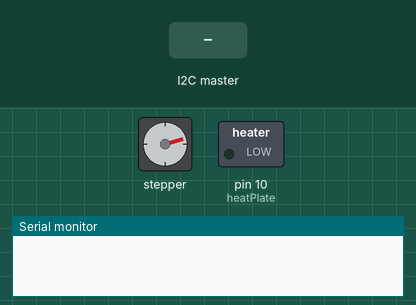
Bench run of a sketch on a simulated Arduino Uno, built with avr-gcc and run on an emulated ATmega328P. Shown: stepper motor, switched loads named in the sketch (green lamp = pin HIGH), the last lines printed to the serial monitor. The inputs (shaded band) are chosen by the test bench. Stepper angles assume 2048 steps per turn.

Above: at 1.2 s.
1.3 s: the I2C master sends the byte 0
At 1.65 s:
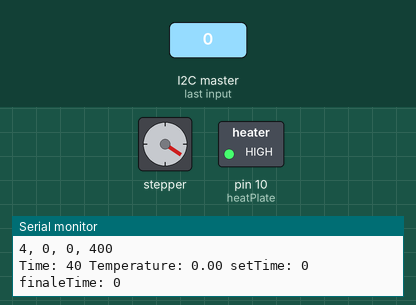
At 2.25 s:
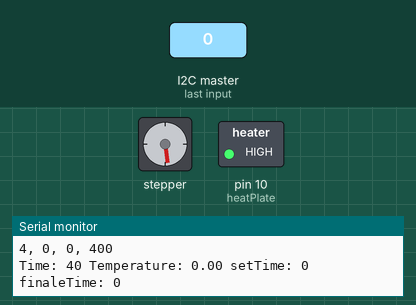
4.3 s: the I2C master sends the byte 1
At 4.66 s:
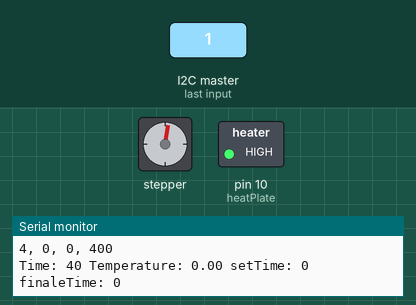
Timing chart, 0 to 16.3 s (numbered marks = the images above; inputs shaded):
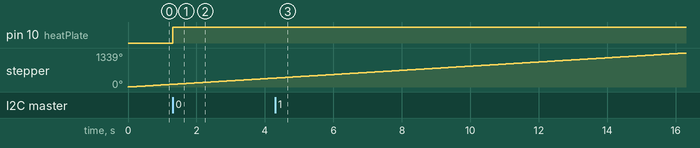

The sketch:

slave.ino
```cpp
#include <Wire.h>
#include <AccelStepper.h>

#define SLAVE_ADDRESS 0x08  // I2C address of the Arduino Uno
#define MotorInterfaceType 4
#define heatPlate 10

byte templ[6];  // data buffer to store the received data
byte time[8];

String result = "", min = "";
int incomingByte = 0, tetime;
int setTime = 0, run = false;

AccelStepper stepper = AccelStepper(MotorInterfaceType, 2, 3, 4, 5);
AccelStepper stepperH = AccelStepper(MotorInterfaceType, 6, 7, 8, 9);

void setup() {
  setTime = 0;
  tetime = 0;
  Wire.begin(SLAVE_ADDRESS);  // initialize I2C communication as slave
  Wire.onReceive(receiveData);  // register receiveData function to be called when data is received
  Serial.begin(9600);
  stepper.setMaxSpeed(1000);
  stepperH.setMaxSpeed(750);
  stepperH.setAcceleration(500);
  pinMode(heatPlate,OUTPUT);
}

void loop() {
  stepper.setSpeed(500); // max at 900 is the best case, but 500 is the best case for all
  stepper.runSpeed();
  if(run == true){
      Serial.println("  POURING  ");
      setTime = 0;
      Serial.println(millis());
      stepperH.setCurrentPosition(0);
      stepperH.moveTo(2600); //7000 for 25%, 8000 for 50% volume
      stepperH.runToPosition();
      stepperH.moveTo(0);// 550 for 0, 25 and 700 for 50
      stepperH.runToPosition();
      stepperH.disableOutputs();
      run = false;
      delay(1000);
  }
}

void receiveData(int byteCount) {
  if (run == false){
    float temp = getTemp();
    int mini = getMin();

    Serial.print("Time: ");
    Serial.print(mini);

    Serial.print(" Temperature: ");
    Serial.print(temp);

    digitalWrite(heatPlate, 1);

    if(setTime == 0 && temp >= 100){
      tetime = mini + 1;
      if(tetime >= 60){
        tetime -= 60;
      }
      Serial.print(" finaleTime: ");
      Serial.print(tetime);
      Serial.print("  ");
      setTime = 1;
      run = 0;
    }

    Serial.print(" setTime: ");
    Serial.print(setTime);
    Serial.print(" finaleTime: ");
    Serial.println(tetime);

    if(temp > 130){
      digitalWrite(heatPlate, 0);
    }else if(temp < 120){
      digitalWrite(heatPlate, 1);
    }

    if(run == 0 && setTime == 1 && mini == tetime) {
      digitalWrite(heatPlate, 1);
      // a90Step();
      run = true;
    }
  }
}

void a90Step(){
  stepperH.setCurrentPosition(0);
  stepperH.moveTo(7000); //7000 for 25%, 8000 for 50% volume
  stepperH.runToPosition();
  stepperH.moveTo(550);// 550 for 0, 25 and 700 for 50
  stepperH.runToPosition();
}

float getTemp(){
  int i = 0;
  while (Wire.available()) {  // loop through all received bytes
    templ[i] = Wire.read();  // read each byte and store it in the data buffer
    i++;
  }

  // int lenght = sizeof(templ);
  // for (int i = 0; i <= lenght; i++) {
  //   Serial.println(templ[i]);
  // }

  for (int i = 1; i <= 5; i++) {
    result.concat(templ[i]);
  }

  float temperature = result.toFloat()/1000;
  Serial.println(temperature);

  if(temperature < 18){
    temperature *= 10;
    result = "";
    return temperature;
  }else{
    result = "";
    return temperature;
  }
  // Serial.println(temperature);
  // result = "";
}

int getMin(){
  int i = 0;
  while (Wire.available()) {  // loop through all received bytes
    time[i] = Wire.read();  // read each byte and store it in the data buffer
    i++;
  }

  int lenght = sizeof(time);
  // Serial.println(lenght);

  for (int i = 15; i <= 17; i++) {
    min.concat(time[i]);
  }

  for (int i = 15; i <= 17; i++) {
    Serial.print(time[i]);
    Serial.print(", ");
  }

  int minutes = min.toFloat();
  Serial.println(minutes);

  if(minutes > 60){
    minutes = minutes/10;
    min = "";
  } else{
    minutes = minutes;
    min = "";
  }

  return minutes;
}
```

Measured:
- after the input at 1.3 s, pin 10 (heatPlate): LOW → HIGH at once
